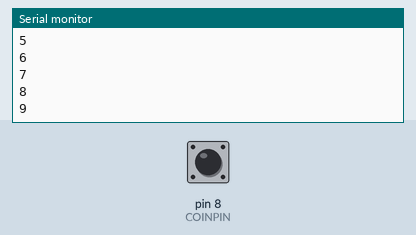
Simulated run of this sketch. Board: Arduino Uno, built with avr-gcc and run on an emulated ATmega328P. On the bench: the last lines printed to the serial monitor. The test bench sets the inputs (shaded band); at power-on: pin 8 (COINPIN) HIGH.

Above: at 1.2 s.
1.3 s: pin 8 (COINPIN) pulled LOW for 0.15 s
At 1.58 s:
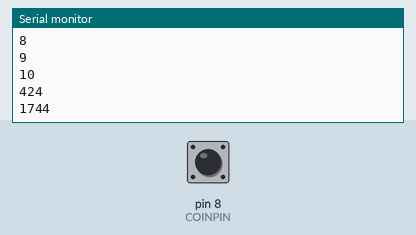
3.1 s: pin 8 (COINPIN) pulled LOW for 1 s
At 4.16 s:
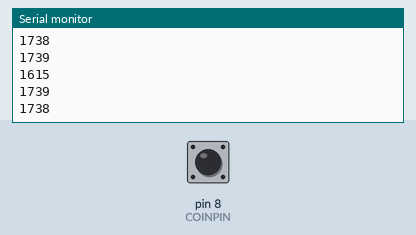
5.6 s: pin 8 (COINPIN) pulled LOW for 0.15 s
Timing chart, 0 to 8.6 s (numbered marks = the images above; inputs shaded):
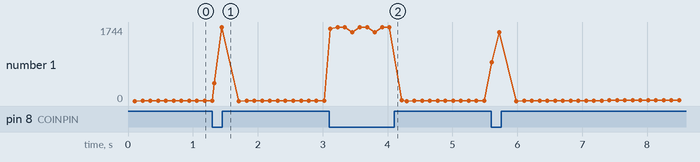

The sketch:

coin_acceptor_fast.ino
```cpp
//credits for code
//feel free to use however you see fit
//https://github.com/olavxxx/Arduino-Sound-Sensor/blob/master/Soundsensor/Soundsensor.ino
//http://timewitharduino.blogspot.com/2014/01/isr-based-sketch-for-adafruit-coin.html

// i2c extender code for lcd
#define IRSENSOR   //TCRT5000 IR SENSOR module from ebay hotglued to bottom of unit on left side and connected to D0

//20 , 40,70 ms with 100 ms between

//#define SLOW 70
//#define MEDIUM 40
#define FAST 20

const int IRPIN = 0;
const int COINPIN = 8;

#ifdef MEDIUM
const int threshold1 = 350;    // higher value for larger sample window
const int sampleWindow = 40; // Sample window width in mS (50 mS = 20Hz)
#endif

#ifdef FAST
const int threshold1 = 100;    // higher value for larger sample window
const int sampleWindow = 15; // Sample window width in mS (50 mS = 20Hz)
#endif

int oldpulses=0;
int counter=0;
unsigned int sample;
int samplebuffer = 0;
int count=0; //idle loop counter
float money = 0.0;
volatile int pulses = 0;
volatile long timeLastPulse = 0;
//string pulsestring;
unsigned long startMillis;
long elapsedmilis=0;
long halfmilis=0;
long timeFromLastPulse;
int bpulse=0;
int oldcounter=0;


void setup() {
  Serial.begin(9600);
  pinMode(COINPIN,INPUT_PULLUP);
}


void loop() {

  startMillis= millis();  // Start of sample window
  //halfmilis=startMillis/2-40;

  while (elapsedmilis < sampleWindow)
  {

  #ifdef IRSENSOR
    if (bpulse != 1 && digitalRead(IRPIN) < 1 ){
      bpulse++;
    delay(10);
    }

  #endif


    if (digitalRead(COINPIN) < 1)
    {
      // Serial.println(samplebuffer);
      samplebuffer++;
    }

    elapsedmilis = millis() - startMillis;
  }

  if (samplebuffer >= threshold1)
  {
    Serial.println(samplebuffer);
    pulses++;
    // pulsestring+=1;
    timeLastPulse = millis();
    count=0;
    delay (100);
  }

  //if (elapsedmilis >= sampleWindow) {
    samplebuffer = 0;
    elapsedmilis=0;
    count++;
    // oldcounter=0;
 // }
 #ifdef IRSENSOR
    if (count > 6 && bpulse != 0){
    //  Serial.println("IRPULSE2");
      Serial.println(counter);
    counter++;
    bpulse=0;
    count=0;
    delay(15);
  }
#endif

  timeFromLastPulse = millis() - timeLastPulse;

  if (pulses > 0 && timeFromLastPulse > 150) //set higher to be more accurate or if you are getting single and double pulse
  {
    // single and double pulse available aswell but sometimes are triggered accidently when putting coins in fast
    // might be ok to use with larger 100ms sample window now.
    if (pulses == 3)
    {
      Serial.println("Received quarter (3 pulses)");
      Serial.println(counter);
      money += .25;
    }
    else if (pulses == 6)
    {
      Serial.println("Received 50 cents (6 pulses)");
      Serial.println(counter);
      money += .50;
    }
    else if (pulses == 9)
    {
      Serial.println("Received 75 cents (9 pulses)");
      Serial.println(counter);
      money += .75;
    }
    else if (pulses == 4) //10 pulses
    {
      Serial.println("Received looney (4 pulses)");
      Serial.println(counter);
      money += 1.0;
    }
    else if (pulses == 8)
    {
      Serial.println("Received toonie (8 pulses)");
      Serial.println(counter);
      money += 2.0;
    }
    else if (pulses == 7)
    {
      Serial.println("Received 1.25 (7 pulses)");
      money += 1.25;
    }
    else if (pulses == 10)
    {
      Serial.println("Received 1.50 (10 pulses)");
      money += 1.50;
    }
    else if (pulses == 11)
    {
      Serial.println("Received 2.25 (11 pulses)");
      money += 2.25;
    }
    else if (pulses == 12)
    {
      Serial.println(counter);
      if (counter == 2){
        Serial.println("Received 3.00 (12 pulses)");
        money += 3.00;
      }
      if (counter == 4){
        Serial.println("Received 3 quarters (12 pulses)");
        money += 1.00;
      }
    }
    else if (pulses == 15)
    {
      Serial.println("Received 5quarters (16 pulses)");
      money += 1.25;
    }
    else if (pulses == 16)
    {
      Serial.println("Received 2tooney (16 pulses)");
            Serial.println(counter);
      money += 4.0;
    }
    else if (pulses == 20)
    {
      Serial.println("Received 2tooney (20 pulses)");
      money += 3.0;
    }
    else if (pulses == 24)
    {
      Serial.println("Received 3tooney (24 pulses)");
      money += 6.0;
    }
    else  {
      Serial.print("Unknown coin: ");
      Serial.print(pulses);
      Serial.println(" pulses");
    }

    counter=0;
    pulses = 0;
    timeFromLastPulse=0;
    timeLastPulse=0;
    oldpulses=0;
    bpulse=0;
    oldcounter=0;
    count=0;
  }
  else{
    if (count > 50) {
     // Serial.println("r");
      oldcounter=0;
      counter=0;
      bpulse=0;
      if (count > 600) {
        delay(4);
        Serial.println("money");
        Serial.println(money);
      }
    }
  }  //idle detector


}
```

Measured:
- after the input at 1.3 s, the serial monitor: prints a new line at once (image 1)
- after the input at 3.1 s, the serial monitor: prints a new line at once (image 2)
